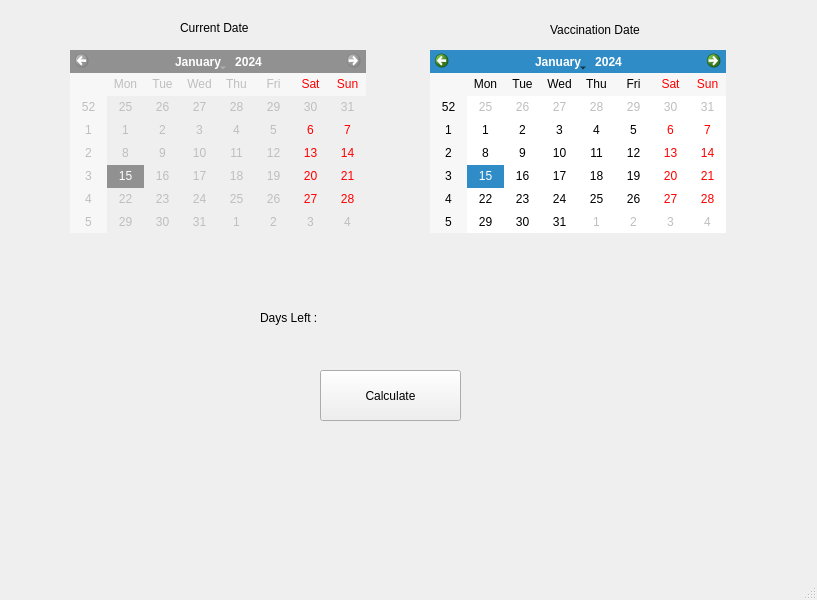
<?xml version="1.0" encoding="UTF-8"?>
<ui version="4.0">
 <class>MainWindow</class>
 <widget class="QMainWindow" name="MainWindow">
  <property name="geometry">
   <rect>
    <x>0</x>
    <y>0</y>
    <width>817</width>
    <height>600</height>
   </rect>
  </property>
  <property name="windowTitle">
   <string>MainWindow</string>
  </property>
  <widget class="QWidget" name="centralwidget">
   <widget class="QPushButton" name="saveq">
    <property name="geometry">
     <rect>
      <x>320</x>
      <y>370</y>
      <width>141</width>
      <height>51</height>
     </rect>
    </property>
    <property name="text">
     <string>Calculate</string>
    </property>
   </widget>
   <widget class="QCalendarWidget" name="currentDate">
    <property name="enabled">
     <bool>false</bool>
    </property>
    <property name="geometry">
     <rect>
      <x>70</x>
      <y>50</y>
      <width>296</width>
      <height>183</height>
     </rect>
    </property>
   </widget>
   <widget class="QCalendarWidget" name="vaccineDate">
    <property name="geometry">
     <rect>
      <x>430</x>
      <y>50</y>
      <width>296</width>
      <height>183</height>
     </rect>
    </property>
   </widget>
   <widget class="QLabel" name="label">
    <property name="geometry">
     <rect>
      <x>330</x>
      <y>300</y>
      <width>151</width>
      <height>31</height>
     </rect>
    </property>
    <property name="autoFillBackground">
     <bool>true</bool>
    </property>
    <property name="text">
     <string/>
    </property>
   </widget>
   <widget class="QLabel" name="label_2">
    <property name="geometry">
     <rect>
      <x>180</x>
      <y>20</y>
      <width>81</width>
      <height>16</height>
     </rect>
    </property>
    <property name="text">
     <string>Current Date</string>
    </property>
   </widget>
   <widget class="QLabel" name="label_3">
    <property name="geometry">
     <rect>
      <x>550</x>
      <y>20</y>
      <width>91</width>
      <height>20</height>
     </rect>
    </property>
    <property name="text">
     <string>Vaccination Date</string>
    </property>
   </widget>
   <widget class="QLabel" name="label_4">
    <property name="geometry">
     <rect>
      <x>260</x>
      <y>307</y>
      <width>71</width>
      <height>21</height>
     </rect>
    </property>
    <property name="text">
     <string>Days Left :</string>
    </property>
   </widget>
  </widget>
  <widget class="QMenuBar" name="menubar">
   <property name="geometry">
    <rect>
     <x>0</x>
     <y>0</y>
     <width>817</width>
     <height>21</height>
    </rect>
   </property>
  </widget>
  <widget class="QStatusBar" name="statusbar"/>
 </widget>
 <resources/>
 <connections/>
</ui>
